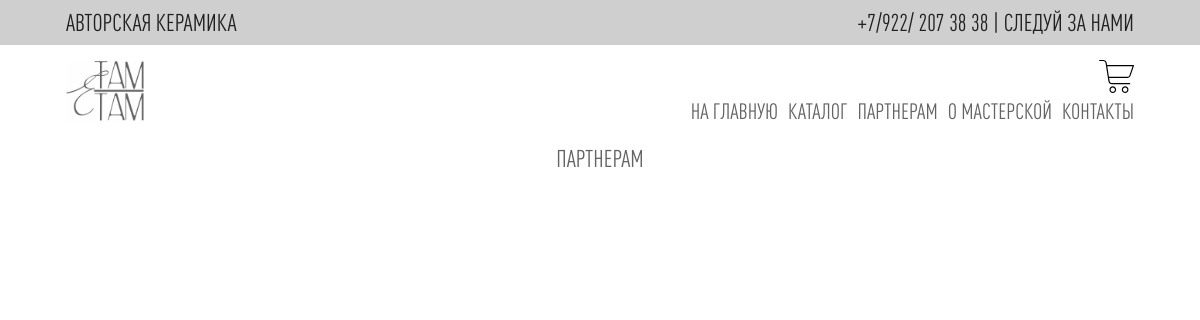
Page /partners/ on the earlier database version.
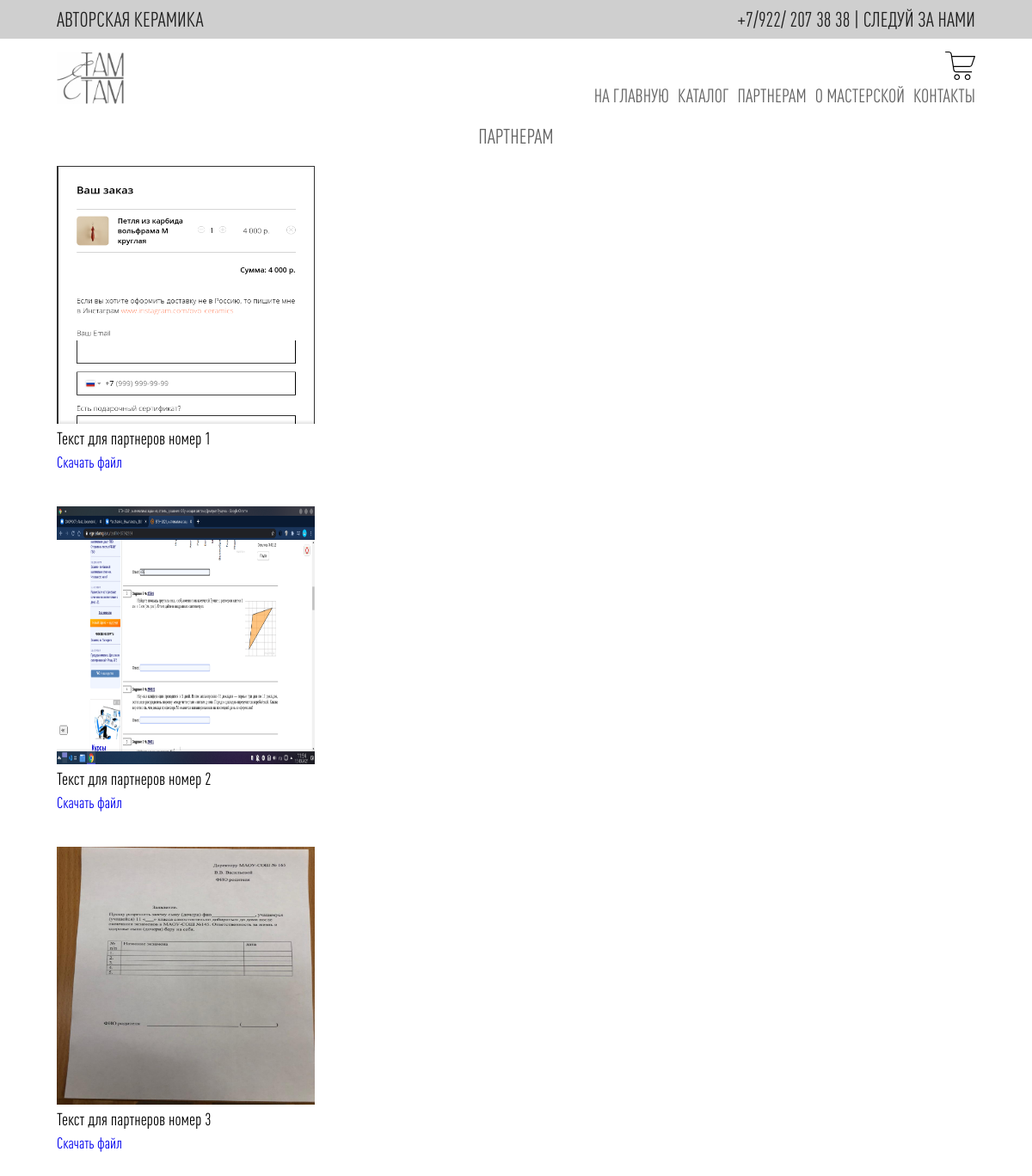
Same page on the later database version.
### main/models.py (models this page shows)
class Partner(models.Model):
    text = models.TextField(verbose_name='Текст для партнеров')
    file = models.FileField(verbose_name='Файл для партеров')
    image = models.ImageField(upload_to='catalog/images', verbose_name='Фото для партнеров', null=True)

### main/views.py (the view)
# urls.py: path('partners/', views.partners, name='partners'),
def partners(request):
    partners = Partner.objects.order_by()
    categorys = Category.objects.order_by()
    context = {'categorys' : categorys, 'partners' : partners}
    return render(request, 'main/partners.html', context)

### cart/cart.py (called while the page is built)
    def __iter__(self):
        product_ids = self.cart.keys()
        products = Product.objects.filter(id__in=product_ids)
        cart = self.cart.copy()
        for product in products:
            cart[str(product.id)]['product'] = product
        for item in cart.values():
            item['price'] = Decimal(item['price'])
            item['total_price'] = item['price'] * item['quantity']
            yield item

    def __len__(self):
        return sum(item['quantity'] for item in self.cart.values())

    def get_total_price(self):
        return sum(Decimal(item['price']) * item['quantity'] for item in self.cart.values())

### main/context_processors.py (called while the page is built)
def product_cart_context(request):
    cartForm = CartForm()
    cart = Cart(request)
    len_product = 0
    for item in cart:
        item['update_quantity_form'] = CartAddProductForm(initial={'quantity': item['quantity'],
                                                                   'update': True})
        len_product += 1
    return ({'cart' : cart, 'len_product' : len_product, 'cartForm' : cartForm})

### main/templates/main/partners.html
{% extends 'main/base.html' %}
{% block content %}
    <div class="our-works">
        <h2 class="title-of-page">Партнерам</h2>
        {% for partner in partners %}
            <div class="parter-item-block">
                <img src="{{ partner.image.url }}" alt="" width="300" height="300">
                <p class="partner-text">{{ partner.text }}</p>
                <a href="{{ partner.file.url }}">Скачать файл</a>
            </div>
        {% endfor %}
    </div>
{% endblock %}

### main/templates/main/base.html (shortened to what this page needs)
{% load static %}
<!DOCTYPE html>
<html lang="en">
<head>
    <link rel="stylesheet" href="{% static 'css/style.css'%}" type="text/css">
</head>
<body>
    <div class="top">
        <div class="container-fluid" id='top'>
            <div class="top-info">
                <h2 class="text-top">АВТОРСКАЯ КЕРАМИКА</h2>
                <h2 class="number">+7/922/ 207 38 38 | СЛЕДУЙ ЗА НАМИ</h2>
            </div>
        </div>
    </div>
    <div class="top-main" id="top_nav">
    <div class="container-fluid">
        <div class="logo-menu">
            <a href="{% url 'home' %}"><img src="{% static 'images/logo.jpg'%}" alt="" height="60" width="78" ></a>
        <div>
            <div class="cart">
              <div class="cart-wrap">
                <div>
                    <a href="#"><a href="#openModal"><img src="{% static 'images/cart.svg'%}" alt="" height="35" width="35" ></a></a>
                </div>
              </div>
            </div>
            <ul class="menu">
                <li class="">
                    <a class="menu-link"href="{% url 'home' %}">НА ГЛАВНУЮ</a>
                </li>
                <li class="">
                    <a class="menu-link" href="{% url 'catalog:catalog' %}">КАТАЛОГ</a>
                </li>
                <li class="">
                    <a class="menu-link" href="{% url 'partners' %}">ПАРТНЕРАМ</a>
                </li>
                <li class="">
                    <a class="menu-link" href="{% url 'about' %}">О МАСТЕРСКОЙ</a>
                </li>
                <li class="">
                    <a class="menu-link" href="{% url 'contact' %}">КОНТАКТЫ</a>
                </li>
            </ul>
        </div>
        </div>
    </div>
    </div>
        <div class="container-fluid">
            {% block content %}
            {% endblock %}
        </div>
</body>
</html>

### static/css/style.css (style rules this page uses)
* { padding: 0; margin: 0; text-decoration: none; list-style-type: none; }
.container-fluid { width: 89%; margin: 0 auto; }
.top { background-color: #CFCFCF; display: flex; justify-content: center; vertical-align: middle; }
.top-info { align-items: center; height: 45px; display: flex; justify-content: space-between; color: #202020; }
.number { font-family: 'DINPro-CondensedMedium'; font-weight: 550; }
.text-top { font-family: 'DINPro-CondensedMedium'; font-weight: 100; }
.cart { padding-top: 7px; }
.cart-wrap { display: flex; align-items: center; margin-left:auto; }
.cart-wrap div { display: flex; align-items: center; margin-left: auto; }
.logo-menu { padding-top: 7px; display: flex; justify-content: space-between; align-items: flex-end; }
.menu { display: flex; }
.menu-link { padding-left: 10px; color: #636363; font-family: 'DINPro-CondensedMedium'; font-size: 22px; }
#top_nav { position: sticky; top: 0; background-color: white; }
.title-of-page { color: #636363; font-family: 'DINPro-CondensedMedium'; font-weight: 550; text-transform: uppercase; text-align: center; margin-bottom: 20px; margin-top: 20px; }
.parter-item-block { display: flex; flex-direction: column; padding-bottom: 40px; }
.partner-text { font-family: 'DINPro-CondensedMedium'; font-weight: 500; font-size: 20px; padding-bottom: 5px; }
.parter-item-block a { font-family: 'DINPro-CondensedMedium'; font-weight: 500; font-size: 18px; }
.parter-item-block img { padding-bottom: 5px; }

Differences in the rows shown:
added Partner: image (picture), text "Текст для партнеров номер 1"
added Partner: image (picture), text "Текст для партнеров номер 2"
added Partner: image (picture), text "Текст для партнеров номер 3"
